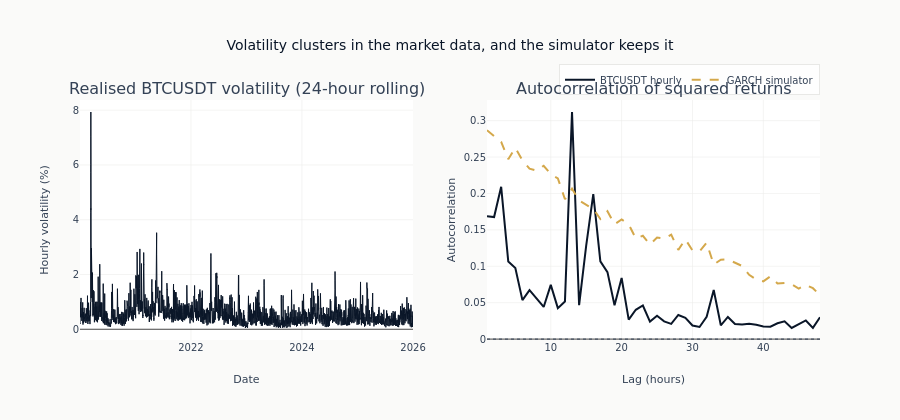

Source (notebook cell):
### Code cell
fig = make_subplots(
    rows=1,
    cols=2,
    subplot_titles=[
        f"Realised {CALIBRATION_SYMBOL} volatility (24-hour rolling)",
        "Autocorrelation of squared returns",
    ],
)
fig.add_trace(
    go.Scatter(
        x=realised_vol["timestamp"],
        y=realised_vol["vol"] * 100,
        line=dict(color=COLORS["blue"], width=1),
        showlegend=False,
    ),
    row=1,
    col=1,
)
fig.add_trace(
    go.Scatter(
        x=list(range(1, MAX_LAG + 1)),
        y=squared_return_acf(btc_returns, MAX_LAG),
        name=f"{CALIBRATION_SYMBOL} hourly",
        line=dict(color=COLORS["blue"], width=2),
    ),
    row=1,
    col=2,
)
fig.add_trace(
    go.Scatter(
        x=list(range(1, MAX_LAG + 1)),
        y=squared_return_acf(sim_returns, MAX_LAG),
        name="GARCH simulator",
        line=dict(color=COLORS["amber"], width=2, dash="dash"),
    ),
    row=1,
    col=2,
)
fig.add_hline(y=0, line=dict(color=COLORS["neutral"], width=1, dash="dot"), row=1, col=2)
fig.update_yaxes(title_text="Hourly volatility (%)", row=1, col=1)
fig.update_xaxes(title_text="Date", row=1, col=1)
fig.update_yaxes(title_text="Autocorrelation", row=1, col=2)
fig.update_xaxes(title_text="Lag (hours)", row=1, col=2)
fig.update_layout(
    title="Volatility clusters in the market data, and the simulator keeps it",
    height=420,
    legend=dict(orientation="h", yanchor="bottom", y=1.02, xanchor="right", x=1),
)
show_plotly_with_alt(
    fig,
    "Two panels. Left: a 24-hour rolling standard deviation of hourly BTCUSDT returns over the sample, showing long quiet stretches broken by clusters of high volatility. Right: the autocorrelation of squared returns at lags of one to forty-eight hours for the market data and for one simulated GARCH path, both staying well above zero across the whole range.",
)

### Figure 1 — Plotly figure (JSON) as saved in the notebook; plotly's stock layout.template omitted (floating-point values rounded to 4 significant figures; data arrays with more than 128 entries replaced by an {"elided": "..."} marker saying what was removed)
{"data": [{"line": {"color": "#0a1628", "width": 1}, "showlegend": false, "type": "scatter", "x": {"elided": "52584 str values"}, "xaxis": "x", "y": {"elided": "52584 float values"}, "yaxis": "y"}, {"line": {"color": "#0a1628", "width": 2}, "name": "BTCUSDT hourly", "type": "scatter", "x": [1, 2, 3, 4, 5, 6, 7, 8, 9, 10, 11, 12, 13, 14, 15, 16, 17, 18, 19, 20, 21, 22, 23, 24, 25, 26, 27, 28, 29, 30, 31, 32, 33, 34, 35, 36, 37, 38, 39, 40, 41, 42, 43, 44, 45, 46, 47, 48], "xaxis": "x2", "y": [0.1686, 0.1676, 0.2091, 0.1066, 0.09774, 0.05348, 0.06735, 0.05609, 0.04412, 0.07443, 0.04253, 0.05155, 0.3119, 0.04664, 0.1284, 0.1991, 0.1067, 0.09196, 0.0465, 0.08391, 0.0267, 0.04027, 0.04615, 0.02399, 0.03209, 0.02441, 0.0209, 0.0331, 0.02908, 0.01864, 0.01664, 0.03052, 0.06742, 0.01893, 0.03041, 0.02071, 0.02009, 0.02106, 0.01981, 0.01742, 0.01712, 0.02171, 0.02443, 0.01524, 0.02047, 0.0256, 0.01544, 0.03], "yaxis": "y2"}, {"line": {"color": "#D4A84B", "dash": "dash", "width": 2}, "name": "GARCH simulator", "type": "scatter", "x": [1, 2, 3, 4, 5, 6, 7, 8, 9, 10, 11, 12, 13, 14, 15, 16, 17, 18, 19, 20, 21, 22, 23, 24, 25, 26, 27, 28, 29, 30, 31, 32, 33, 34, 35, 36, 37, 38, 39, 40, 41, 42, 43, 44, 45, 46, 47, 48], "xaxis": "x2", "y": [0.2868, 0.2789, 0.2709, 0.247, 0.2628, 0.2453, 0.2341, 0.2315, 0.2381, 0.2264, 0.2208, 0.192, 0.2065, 0.1902, 0.1847, 0.1787, 0.165, 0.1756, 0.1577, 0.1643, 0.1576, 0.1382, 0.1419, 0.1299, 0.1394, 0.138, 0.1435, 0.1226, 0.137, 0.1218, 0.1203, 0.1323, 0.1024, 0.1091, 0.1094, 0.1049, 0.1005, 0.08829, 0.08172, 0.07938, 0.08619, 0.07631, 0.077, 0.07513, 0.06939, 0.07449, 0.06993, 0.06024], "yaxis": "y2"}], "layout": {"annotations": [{"font": {"size": 16}, "showarrow": false, "text": "Realised BTCUSDT volatility (24-hour rolling)", "x": 0.225, "xanchor": "center", "xref": "paper", "y": 1.0, "yanchor": "bottom", "yref": "paper"}, {"font": {"size": 16}, "showarrow": false, "text": "Autocorrelation of squared returns", "x": 0.775, "xanchor": "center", "xref": "paper", "y": 1.0, "yanchor": "bottom", "yref": "paper"}], "height": 420, "legend": {"orientation": "h", "x": 1, "xanchor": "right", "y": 1.02, "yanchor": "bottom"}, "shapes": [{"line": {"color": "#334155", "dash": "dot", "width": 1}, "type": "line", "x0": 0, "x1": 1, "xref": "x2 domain", "y0": 0, "y1": 0, "yref": "y2"}], "title": {"text": "Volatility clusters in the market data, and the simulator keeps it"}, "xaxis": {"anchor": "y", "domain": [0.0, 0.45], "title": {"text": "Date"}}, "xaxis2": {"anchor": "y2", "domain": [0.55, 1.0], "title": {"text": "Lag (hours)"}}, "yaxis": {"anchor": "x", "domain": [0.0, 1.0], "title": {"text": "Hourly volatility (%)"}}, "yaxis2": {"anchor": "x2", "domain": [0.0, 1.0], "title": {"text": "Autocorrelation"}}}}
